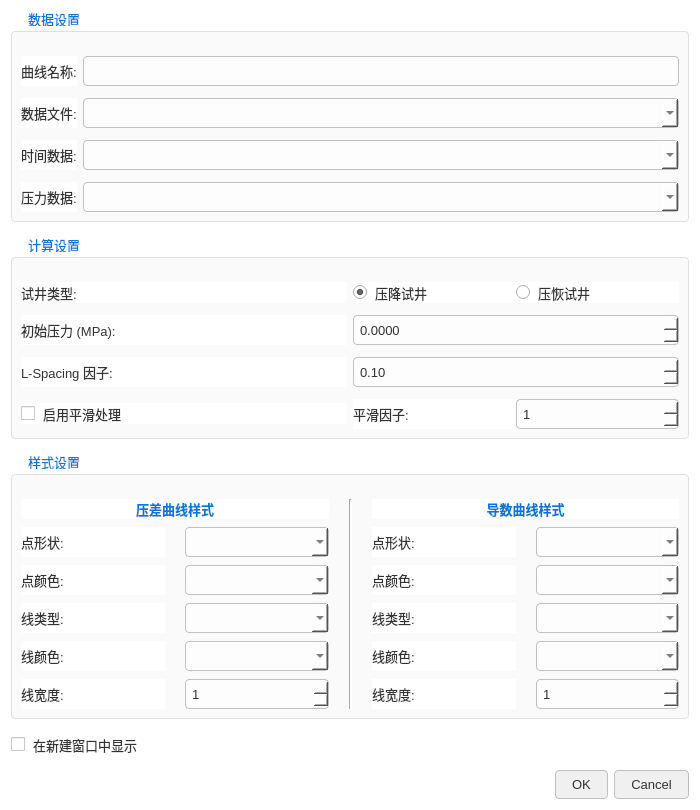
<?xml version="1.0" encoding="UTF-8"?>
<ui version="4.0">
 <class>PlottingDialog3</class>
 <widget class="QDialog" name="PlottingDialog3">
  <property name="geometry">
   <rect>
    <x>0</x>
    <y>0</y>
    <width>700</width>
    <height>600</height>
   </rect>
  </property>
  <property name="windowTitle">
   <string>双对数曲线设置</string>
  </property>
  <property name="styleSheet">
   <string notr="true">/* 全局样式 */
QDialog, QWidget {
    background-color: white;
    color: #333333;
    font-family: &quot;Microsoft YaHei&quot;, &quot;Segoe UI&quot;, sans-serif;
    font-size: 10pt;
}
QLabel { color: #333333; }
QLineEdit, QComboBox, QSpinBox, QDoubleSpinBox {
    color: #333333;
    background-color: #fdfdfd;
    border: 1px solid #c0c0c0;
    border-radius: 4px;
    padding: 4px;
    min-height: 20px;
}
QLineEdit:focus, QComboBox:focus, QSpinBox:focus, QDoubleSpinBox:focus { border: 1px solid #0078d7; }
QGroupBox {
    border: 1px solid #e0e0e0;
    margin-top: 20px;
    padding-top: 15px;
    border-radius: 4px;
    background-color: #fafafa;
}
QGroupBox::title {
    subcontrol-origin: margin;
    subcontrol-position: top left;
    left: 10px;
    padding: 0 5px;
    color: #0078d7;
    font-weight: bold;
}
QPushButton {
    color: #333333;
    background-color: #f0f0f0;
    border: 1px solid #c0c0c0;
    border-radius: 4px;
    padding: 6px 16px;
}
QPushButton:hover { background-color: #e0e0e0; border-color: #0078d7; }
QCheckBox { color: #333333; spacing: 8px; }
QRadioButton { color: #333333; spacing: 8px; }
</string>
  </property>
  <layout class="QVBoxLayout" name="verticalLayout_Main">
   <property name="spacing">
    <number>15</number>
   </property>
   <item>
    <widget class="QGroupBox" name="groupBox_Data">
     <property name="title">
      <string>数据设置</string>
     </property>
     <layout class="QGridLayout" name="gridLayout_Data">
      <property name="verticalSpacing">
       <number>12</number>
      </property>
      <item row="0" column="0">
       <widget class="QLabel" name="label_Name">
        <property name="text">
         <string>曲线名称:</string>
        </property>
       </widget>
      </item>
      <item row="0" column="1">
       <widget class="QLineEdit" name="lineEdit_Name"/>
      </item>
      <item row="1" column="0">
       <widget class="QLabel" name="label_File">
        <property name="text">
         <string>数据文件:</string>
        </property>
       </widget>
      </item>
      <item row="1" column="1">
       <widget class="QComboBox" name="comboFileSelect"/>
      </item>
      <item row="2" column="0">
       <widget class="QLabel" name="label_Time">
        <property name="text">
         <string>时间数据:</string>
        </property>
       </widget>
      </item>
      <item row="2" column="1">
       <widget class="QComboBox" name="comboTime"/>
      </item>
      <item row="3" column="0">
       <widget class="QLabel" name="label_Press">
        <property name="text">
         <string>压力数据:</string>
        </property>
       </widget>
      </item>
      <item row="3" column="1">
       <widget class="QComboBox" name="comboPress"/>
      </item>
     </layout>
    </widget>
   </item>
   <item>
    <widget class="QGroupBox" name="groupBox_Calc">
     <property name="title">
      <string>计算设置</string>
     </property>
     <layout class="QGridLayout" name="gridLayout_Calc">
      <property name="verticalSpacing">
       <number>12</number>
      </property>
      <item row="0" column="0">
       <widget class="QLabel" name="label_TestType">
        <property name="text">
         <string>试井类型:</string>
        </property>
       </widget>
      </item>
      <item row="0" column="1">
       <layout class="QHBoxLayout" name="horizontalLayout_Type">
        <item>
         <widget class="QRadioButton" name="radioDrawdown">
          <property name="text">
           <string>压降试井</string>
          </property>
          <property name="checked">
           <bool>true</bool>
          </property>
         </widget>
        </item>
        <item>
         <widget class="QRadioButton" name="radioBuildup">
          <property name="text">
           <string>压恢试井</string>
          </property>
         </widget>
        </item>
       </layout>
      </item>
      <item row="1" column="0">
       <widget class="QLabel" name="labelPi">
        <property name="text">
         <string>初始压力 (MPa):</string>
        </property>
       </widget>
      </item>
      <item row="1" column="1">
       <widget class="QDoubleSpinBox" name="spinPi">
        <property name="decimals">
         <number>4</number>
        </property>
        <property name="maximum">
         <double>999999.999900000020862</double>
        </property>
       </widget>
      </item>
      <item row="2" column="0">
       <widget class="QLabel" name="labelL">
        <property name="text">
         <string>L-Spacing 因子:</string>
        </property>
       </widget>
      </item>
      <item row="2" column="1">
       <widget class="QDoubleSpinBox" name="spinL">
        <property name="singleStep">
         <double>0.100000000000000</double>
        </property>
        <property name="value">
         <double>0.100000000000000</double>
        </property>
       </widget>
      </item>
      <item row="3" column="0">
       <widget class="QCheckBox" name="checkSmooth">
        <property name="text">
         <string>启用平滑处理</string>
        </property>
       </widget>
      </item>
      <item row="3" column="1">
       <layout class="QHBoxLayout" name="horizontalLayout_Smooth">
        <item>
         <widget class="QLabel" name="labelSmoothFactor">
          <property name="text">
           <string>平滑因子:</string>
          </property>
          <property name="enabled">
           <bool>false</bool>
          </property>
         </widget>
        </item>
        <item>
         <widget class="QSpinBox" name="spinSmooth">
          <property name="enabled">
           <bool>false</bool>
          </property>
          <property name="value">
           <number>1</number>
          </property>
         </widget>
        </item>
       </layout>
      </item>
     </layout>
    </widget>
   </item>
   <item>
    <widget class="QGroupBox" name="groupBox_Style">
     <property name="title">
      <string>样式设置</string>
     </property>
     <layout class="QHBoxLayout" name="horizontalLayout_Style">
      <property name="spacing">
       <number>20</number>
      </property>
      <item>
       <layout class="QGridLayout" name="gridLayout_StylePress">
        <property name="verticalSpacing">
         <number>8</number>
        </property>
        <item row="0" column="0" colspan="2">
         <widget class="QLabel" name="label_TitlePress">
          <property name="styleSheet">
           <string notr="true">font-weight: bold; color: #0078d7;</string>
          </property>
          <property name="text">
           <string>压差曲线样式</string>
          </property>
          <property name="alignment">
           <set>Qt::AlignCenter</set>
          </property>
         </widget>
        </item>
        <item row="1" column="0">
         <widget class="QLabel" name="label_PressShape">
          <property name="text">
           <string>点形状:</string>
          </property>
         </widget>
        </item>
        <item row="1" column="1">
         <widget class="QComboBox" name="comboPressShape"/>
        </item>
        <item row="2" column="0">
         <widget class="QLabel" name="label_PressPointColor">
          <property name="text">
           <string>点颜色:</string>
          </property>
         </widget>
        </item>
        <item row="2" column="1">
         <widget class="QComboBox" name="comboPressPointColor"/>
        </item>
        <item row="3" column="0">
         <widget class="QLabel" name="label_PressLine">
          <property name="text">
           <string>线类型:</string>
          </property>
         </widget>
        </item>
        <item row="3" column="1">
         <widget class="QComboBox" name="comboPressLine"/>
        </item>
        <item row="4" column="0">
         <widget class="QLabel" name="label_PressLineColor">
          <property name="text">
           <string>线颜色:</string>
          </property>
         </widget>
        </item>
        <item row="4" column="1">
         <widget class="QComboBox" name="comboPressLineColor"/>
        </item>
        <item row="5" column="0">
         <widget class="QLabel" name="label_PressLineWidth">
          <property name="text">
           <string>线宽度:</string>
          </property>
         </widget>
        </item>
        <item row="5" column="1">
         <widget class="QSpinBox" name="spinPressLineWidth">
          <property name="minimum">
           <number>1</number>
          </property>
         </widget>
        </item>
       </layout>
      </item>
      <item>
       <widget class="Line" name="line_Split">
        <property name="orientation">
         <enum>Qt::Vertical</enum>
        </property>
       </widget>
      </item>
      <item>
       <layout class="QGridLayout" name="gridLayout_StyleDeriv">
        <property name="verticalSpacing">
         <number>8</number>
        </property>
        <item row="0" column="0" colspan="2">
         <widget class="QLabel" name="label_TitleDeriv">
          <property name="styleSheet">
           <string notr="true">font-weight: bold; color: #0078d7;</string>
          </property>
          <property name="text">
           <string>导数曲线样式</string>
          </property>
          <property name="alignment">
           <set>Qt::AlignCenter</set>
          </property>
         </widget>
        </item>
        <item row="1" column="0">
         <widget class="QLabel" name="label_DerivShape">
          <property name="text">
           <string>点形状:</string>
          </property>
         </widget>
        </item>
        <item row="1" column="1">
         <widget class="QComboBox" name="comboDerivShape"/>
        </item>
        <item row="2" column="0">
         <widget class="QLabel" name="label_DerivPointColor">
          <property name="text">
           <string>点颜色:</string>
          </property>
         </widget>
        </item>
        <item row="2" column="1">
         <widget class="QComboBox" name="comboDerivPointColor"/>
        </item>
        <item row="3" column="0">
         <widget class="QLabel" name="label_DerivLine">
          <property name="text">
           <string>线类型:</string>
          </property>
         </widget>
        </item>
        <item row="3" column="1">
         <widget class="QComboBox" name="comboDerivLine"/>
        </item>
        <item row="4" column="0">
         <widget class="QLabel" name="label_DerivLineColor">
          <property name="text">
           <string>线颜色:</string>
          </property>
         </widget>
        </item>
        <item row="4" column="1">
         <widget class="QComboBox" name="comboDerivLineColor"/>
        </item>
        <item row="5" column="0">
         <widget class="QLabel" name="label_DerivLineWidth">
          <property name="text">
           <string>线宽度:</string>
          </property>
         </widget>
        </item>
        <item row="5" column="1">
         <widget class="QSpinBox" name="spinDerivLineWidth">
          <property name="minimum">
           <number>1</number>
          </property>
         </widget>
        </item>
       </layout>
      </item>
     </layout>
    </widget>
   </item>
   <item>
    <widget class="QCheckBox" name="check_NewWindow">
     <property name="text">
      <string>在新建窗口中显示</string>
     </property>
    </widget>
   </item>
   <item>
    <widget class="QDialogButtonBox" name="buttonBox">
     <property name="orientation">
      <enum>Qt::Horizontal</enum>
     </property>
     <property name="standardButtons">
      <set>QDialogButtonBox::Cancel|QDialogButtonBox::Ok</set>
     </property>
    </widget>
   </item>
  </layout>
 </widget>
 <resources/>
 <connections>
  <connection>
   <sender>buttonBox</sender>
   <signal>accepted()</signal>
   <receiver>PlottingDialog3</receiver>
   <slot>accept()</slot>
  </connection>
  <connection>
   <sender>buttonBox</sender>
   <signal>rejected()</signal>
   <receiver>PlottingDialog3</receiver>
   <slot>reject()</slot>
  </connection>
 </connections>
</ui>
